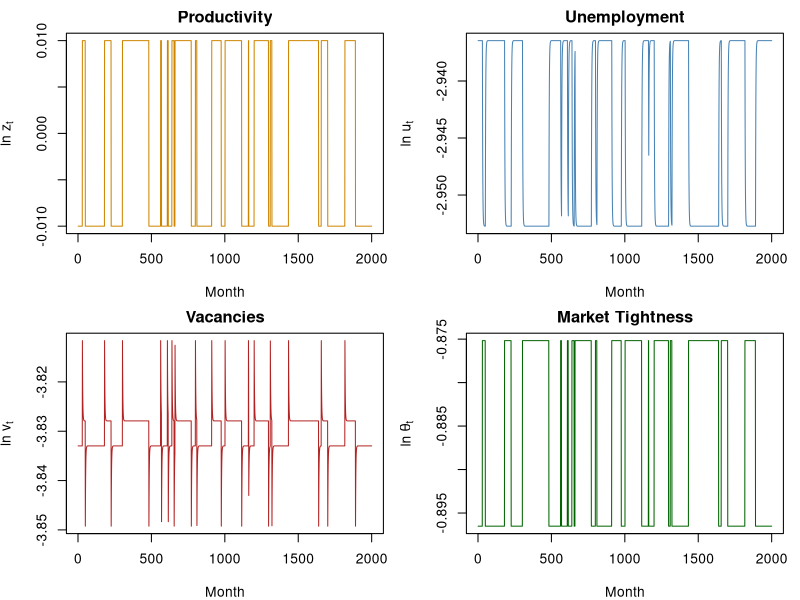

Here is the R script that generated this plot:
library(nleqslv)

# ── Parameters ──
beta  <- 0.96^(1/12)
s     <- 0.02
b_bar     <- 0.95
gamma <- 0.5
iota  <- 1.6
cc    <- 0.1073        # vacancy posting cost (avoid masking base c())
pi_z  <- 0.985         # persistence of Markov chain
z_h   <- exp(0.01)
z_l   <- exp(-0.01)

# ── Solve for theta(z_h), theta(z_l), J(z_h), J(z_l) ──
equations <- function(x) {
  th_h <- x[1]; th_l <- x[2]; Jh <- x[3]; Jl <- x[4]
  eq1 <- (cc / beta) * (1 + th_h^iota)^(1/iota) - (pi_z * Jh + (1 - pi_z) * Jl)
  eq2 <- (cc / beta) * (1 + th_l^iota)^(1/iota) - (pi_z * Jl + (1 - pi_z) * Jh)
  eq3 <- Jh - ((1 - gamma) * (1 - b_bar)*z_h - gamma * cc * th_h + beta * (1 - s) * (pi_z * Jh + (1 - pi_z) * Jl))
  eq4 <- Jl - ((1 - gamma) * (1 - b_bar)*z_l - gamma * cc * th_l + beta * (1 - s) * (pi_z * Jl + (1 - pi_z) * Jh))
  c(eq1, eq2, eq3, eq4)
}

sol <- nleqslv(c(0.5, 0.3, 10, 8), equations)
theta_h <- sol$x[1]; theta_l <- sol$x[2]

cat(sprintf("theta(z_h) = %.6f\n", theta_h))
cat(sprintf("theta(z_l) = %.6f\n", theta_l))

# ── Matching function helpers ──
# f(theta) = theta / (1 + theta^iota)^(1/iota)
f_theta <- function(theta) {
  theta / (1 + theta^iota)^(1/iota)
}

# ── Simulate ──
set.seed(42)
T_sim   <- 2000
T_burn  <- 1000          # burn-in to remove dependence on initial conditions
T_total <- T_burn + T_sim

# Simulate Markov chain for z: states 1 = z_h, 2 = z_l
z_idx    <- integer(T_total)
z_idx[1] <- 1           # start in high state
for (t in 2:T_total) {
  if (runif(1) < pi_z) {
    z_idx[t] <- z_idx[t - 1]           # stay
  } else {
    z_idx[t] <- 3 - z_idx[t - 1]       # switch
  }
}

# Map z index to theta values
theta_vec <- ifelse(z_idx == 1, theta_h, theta_l)
z_vec     <- ifelse(z_idx == 1, z_h, z_l)

# Unemployment dynamics: u_{t+1} = u_t + s(1-u_t) - f(theta_t)*u_t
u_vec    <- numeric(T_total)
u_vec[1] <- 0.05        # steady-state initial value
for (t in 1:(T_total - 1)) {
  u_vec[t + 1] <- u_vec[t] + s * (1 - u_vec[t]) - f_theta(theta_vec[t]) * u_vec[t]
}

# Vacancies: v_t = theta_t * u_t
v_vec <- theta_vec * u_vec

# ── Drop burn-in ──
idx       <- (T_burn + 1):T_total
log_z     <- log(z_vec[idx])
log_u     <- log(u_vec[idx])
log_v     <- log(v_vec[idx])
log_theta <- log(theta_vec[idx])

# ── Standard deviations ──
cat(sprintf("\nStd dev of log(z_t)     = %.6f\n", sd(log_z)))
cat(sprintf("Std dev of log(u_t)     = %.6f\n", sd(log_u)))
cat(sprintf("Std dev of log(v_t)     = %.6f\n", sd(log_v)))
cat(sprintf("Std dev of log(theta_t) = %.6f\n", sd(log_theta)))

# ── Plot: 4 panels (2x2) ──
tt <- 1:T_sim


figname <- "Q3/Figures/plot_q3_part5_sim.pdf"
pdf(figname, width = 9, height = 7)
par(mfrow = c(2, 2), mar = c(4, 4, 2, 1))

plot(tt, log_z, type = "l", col = "orange3",
     xlab = "Month", ylab = expression(ln~z[t]), main = "Productivity")

plot(tt, log_u, type = "l", col = "steelblue",
     xlab = "Month", ylab = expression(ln~u[t]), main = "Unemployment")

plot(tt, log_v, type = "l", col = "firebrick",
     xlab = "Month", ylab = expression(ln~v[t]), main = "Vacancies")

plot(tt, log_theta, type = "l", col = "darkgreen",
     xlab = "Month", ylab = expression(ln~theta[t]), main = "Market Tightness")

dev.off()
cat("\nPlot saved to Q3/Figures/plot_q3_part5_sim.pdf\n")
